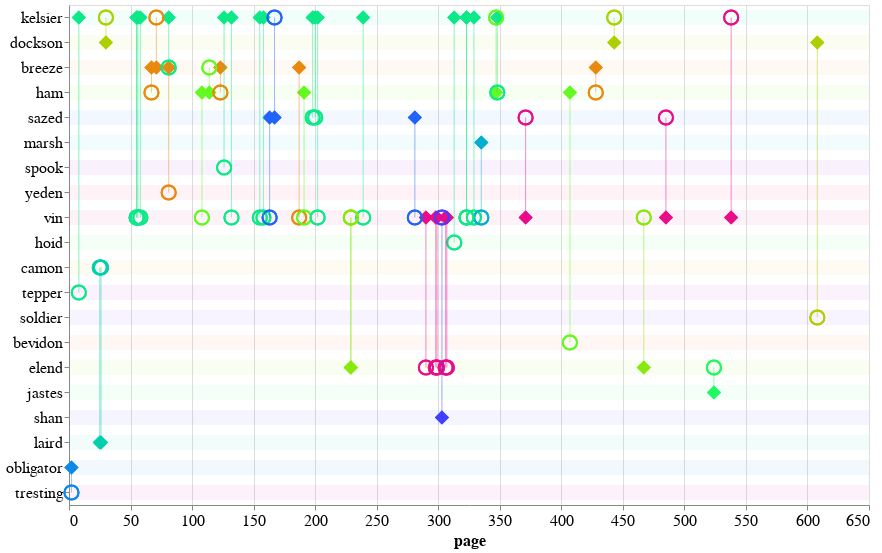

The notebook cell this image was saved under:
### Code cell
plot_eyebrow_connections(fe_plot_df,'fe_eyebrow_conn')

### Figure 1 — Vega-Lite specification as saved in the notebook (floating-point values rounded to 4 significant figures)
{"config": {"view": {"continuousWidth": 400, "continuousHeight": 300}, "axis": {"labelFontSize": 16, "titleFontSize": 16}}, "layer": [{"data": {"name": "data-6d748824eb30db531816a8c6a9f1899d"}, "mark": "rule", "encoding": {"color": {"type": "nominal", "field": "character_draw", "legend": null, "scale": {"scheme": "sinebow"}}, "opacity": {"value": 0.05}, "size": {"value": 15}, "y": {"type": "nominal", "field": "character_draw", "sort": null}}}, {"data": {"name": "data-8690e347e60e592150864926e8ffb6df"}, "mark": {"type": "point", "size": 200}, "encoding": {"color": {"type": "nominal", "field": "source", "legend": null, "scale": {"scheme": "sinebow"}}, "opacity": {"value": 0}, "tooltip": [{"type": "nominal", "field": "source"}, {"type": "nominal", "field": "target"}, {"type": "quantitative", "field": "page"}], "x": {"type": "quantitative", "field": "page"}, "y": {"type": "nominal", "axis": {"title": null}, "field": "character_draw", "sort": null}}}, {"data": {"name": "data-8690e347e60e592150864926e8ffb6df"}, "mark": {"type": "point", "filled": true, "shape": "diamond", "size": 200}, "encoding": {"color": {"type": "nominal", "field": "source", "legend": null, "scale": {"scheme": "sinebow"}}, "opacity": {"value": 1}, "tooltip": [{"type": "nominal", "field": "source"}, {"type": "nominal", "field": "target"}, {"type": "quantitative", "field": "page"}], "x": {"type": "quantitative", "field": "page"}, "y": {"type": "nominal", "field": "source", "sort": null}}}, {"data": {"name": "data-8690e347e60e592150864926e8ffb6df"}, "mark": {"type": "point", "size": 200}, "encoding": {"color": {"type": "nominal", "field": "source", "legend": null, "scale": {"scheme": "sinebow"}}, "opacity": {"value": 1}, "tooltip": [{"type": "nominal", "field": "source"}, {"type": "nominal", "field": "target"}, {"type": "quantitative", "field": "page"}], "x": {"type": "quantitative", "field": "page"}, "y": {"type": "nominal", "field": "target", "sort": null}}}, {"data": {"name": "data-8690e347e60e592150864926e8ffb6df"}, "mark": "rule", "encoding": {"color": {"type": "nominal", "field": "source", "legend": null, "scale": {"scheme": "sinebow"}}, "opacity": {"value": 0.25}, "tooltip": [{"type": "nominal", "field": "source"}, {"type": "nominal", "field": "target"}, {"type": "quantitative", "field": "page"}], "x": {"type": "quantitative", "field": "page"}, "y": {"type": "nominal", "field": "source", "sort": null}, "y2": {"field": "target"}}}], "height": 500, "width": 800, "$schema": "https://vega.github.io/schema/vega-lite/v4.0.2.json", "datasets": {"data-6d748824eb30db531816a8c6a9f1899d": [{"character_draw": "kelsier"}, {"character_draw": "dockson"}, {"character_draw": "breeze"}, {"character_draw": "ham"}, {"character_draw": "sazed"}, {"character_draw": "marsh"}, {"character_draw": "spook"}, {"character_draw": "yeden"}, {"character_draw": "vin"}, {"character_draw": "hoid"}, {"character_draw": "camon"}, {"character_draw": "tepper"}, {"character_draw": "soldier"}, {"character_draw": "bevidon"}, {"character_draw": "elend"}, {"character_draw": "jastes"}, {"character_draw": "shan"}, {"character_draw": "laird"}, {"character_draw": "obligator"}, {"character_draw": "tresting"}], "data-8690e347e60e592150864926e8ffb6df": [{"idx": 26, "eyebrow": "source", "character_draw": "kelsier", "page": 202, "source": "kelsier", "target": "vin", "book": 1, "char_order": "kelsier"}, {"idx": 17, "eyebrow": "source", "character_draw": "kelsier", "page": 132, "source": "kelsier", "target": "vin", "book": 1, "char_order": "kelsier"}, {"idx": 18, "eyebrow": "source", "character_draw": "kelsier", "page": 155, "source": "kelsier", "target": "vin", "book": 1, "char_order": "kelsier"}, {"idx": 19, "eyebrow": "source", "character_draw": "kelsier", "page": 158, "source": "kelsier", "target": "vin", "book": 1, "char_order": "kelsier"}, {"idx": 21, "eyebrow": "target", "character_draw": "kelsier", "page": 167, "source": "sazed", "target": "kelsier", "book": 1, "char_order": "kelsier"}, {"idx": 24, "eyebrow": "source", "character_draw": "kelsier", "page": 198, "source": "kelsier", "target": "sazed", "book": 1, "char_order": "kelsier"}, {"idx": 11, "eyebrow": "source", "character_draw": "kelsier", "page": 81, "source": "kelsier", "target": "breeze", "book": 1, "char_order": "kelsier"}, {"idx": 10, "eyebrow": "target", "character_draw": "kelsier", "page": 71, "source": "breeze", "target": "kelsier", "book": 1, "char_order": "kelsier"}, {"idx": 25, "eyebrow": "source", "character_draw": "kelsier", "page": 200, "source": "kelsier", "target": "sazed", "book": 1, "char_order": "kelsier"}, {"idx": 29, "eyebrow": "source", "character_draw": "kelsier", "page": 239, "source": "kelsier", "target": "vin", "book": 1, "char_order": "kelsier"}, {"idx": 47, "eyebrow": "target", "character_draw": "kelsier", "page": 443, "source": "dockson", "target": "kelsier", "book": 1, "char_order": "kelsier"}, {"idx": 8, "eyebrow": "source", "character_draw": "kelsier", "page": 58, "source": "kelsier", "target": "vin", "book": 1, "char_order": "kelsier"}, {"idx": 16, "eyebrow": "source", "character_draw": "kelsier", "page": 126, "source": "kelsier", "target": "spook", "book": 1, "char_order": "kelsier"}, {"idx": 7, "eyebrow": "source", "character_draw": "kelsier", "page": 56, "source": "kelsier", "target": "vin", "book": 1, "char_order": "kelsier"}, {"idx": 6, "eyebrow": "source", "character_draw": "kelsier", "page": 55, "source": "kelsier", "target": "vin", "book": 1, "char_order": "kelsier"}, {"idx": 37, "eyebrow": "source", "character_draw": "kelsier", "page": 313, "source": "kelsier", "target": "hoid", "book": 1, "char_order": "kelsier"}, {"idx": 5, "eyebrow": "source", "character_draw": "kelsier", "page": 55, "source": "kelsier", "target": "vin", "book": 1, "char_order": "kelsier"}, {"idx": 4, "eyebrow": "target", "character_draw": "kelsier", "page": 30, "source": "dockson", "target": "kelsier", "book": 1, "char_order": "kelsier"}, {"idx": 38, "eyebrow": "source", "character_draw": "kelsier", "page": 323, "source": "kelsier", "target": "vin", "book": 1, "char_order": "kelsier"}, {"idx": 39, "eyebrow": "source", "character_draw": "kelsier", "page": 323, "source": "kelsier", "target": "vin", "book": 1, "char_order": "kelsier"}, {"idx": 40, "eyebrow": "source", "character_draw": "kelsier", "page": 329, "source": "kelsier", "target": "vin", "book": 1, "char_order": "kelsier"}, {"idx": 42, "eyebrow": "target", "character_draw": "kelsier", "page": 347, "source": "ham", "target": "kelsier", "book": 1, "char_order": "kelsier"}, {"idx": 43, "eyebrow": "source", "character_draw": "kelsier", "page": 348, "source": "kelsier", "target": "ham", "book": 1, "char_order": "kelsier"}, {"idx": 1, "eyebrow": "source", "character_draw": "kelsier", "page": 8, "source": "kelsier", "target": "tepper", "book": 1, "char_order": "kelsier"}, {"idx": 51, "eyebrow": "target", "character_draw": "kelsier", "page": 538, "source": "vin", "target": "kelsier", "book": 1, "char_order": "kelsier"}, {"idx": 47, "eyebrow": "source", "character_draw": "dockson", "page": 443, "source": "dockson", "target": "kelsier", "book": 1, "char_order": "dockson"}, {"idx": 52, "eyebrow": "source", "character_draw": "dockson", "page": 608, "source": "dockson", "target": "soldier", "book": 1, "char_order": "dockson"}, {"idx": 4, "eyebrow": "source", "character_draw": "dockson", "page": 30, "source": "dockson", "target": "kelsier", "book": 1, "char_order": "dockson"}, {"idx": 46, "eyebrow": "source", "character_draw": "breeze", "page": 428, "source": "breeze", "target": "ham", "book": 1, "char_order": "breeze"}, {"idx": 15, "eyebrow": "source", "character_draw": "breeze", "page": 123, "source": "breeze", "target": "ham", "book": 1, "char_order": "breeze"}, {"idx": 22, "eyebrow": "source", "character_draw": "breeze", "page": 187, "source": "breeze", "target": "vin", "book": 1, "char_order": "breeze"}, {"idx": 11, "eyebrow": "target", "character_draw": "breeze", "page": 81, "source": "kelsier", "target": "breeze", "book": 1, "char_order": "breeze"}, {"idx": 14, "eyebrow": "target", "character_draw": "breeze", "page": 114, "source": "ham", "target": "breeze", "book": 1, "char_order": "breeze"}, {"idx": 9, "eyebrow": "source", "character_draw": "breeze", "page": 67, "source": "breeze", "target": "ham", "book": 1, "char_order": "breeze"}, {"idx": 10, "eyebrow": "source", "character_draw": "breeze", "page": 71, "source": "breeze", "target": "kelsier", "book": 1, "char_order": "breeze"}, {"idx": 12, "eyebrow": "source", "character_draw": "breeze", "page": 81, "source": "breeze", "target": "yeden", "book": 1, "char_order": "breeze"}, {"idx": 45, "eyebrow": "source", "character_draw": "ham", "page": 407, "source": "ham", "target": "bevidon", "book": 1, "char_order": "ham"}, {"idx": 9, "eyebrow": "target", "character_draw": "ham", "page": 67, "source": "breeze", "target": "ham", "book": 1, "char_order": "ham"}, {"idx": 46, "eyebrow": "target", "character_draw": "ham", "page": 428, "source": "breeze", "target": "ham", "book": 1, "char_order": "ham"}, {"idx": 23, "eyebrow": "source", "character_draw": "ham", "page": 191, "source": "ham", "target": "vin", "book": 1, "char_order": "ham"}, {"idx": 43, "eyebrow": "target", "character_draw": "ham", "page": 348, "source": "kelsier", "target": "ham", "book": 1, "char_order": "ham"}, {"idx": 15, "eyebrow": "target", "character_draw": "ham", "page": 123, "source": "breeze", "target": "ham", "book": 1, "char_order": "ham"}, {"idx": 13, "eyebrow": "source", "character_draw": "ham", "page": 108, "source": "ham", "target": "vin", "book": 1, "char_order": "ham"}, {"idx": 42, "eyebrow": "source", "character_draw": "ham", "page": 347, "source": "ham", "target": "kelsier", "book": 1, "char_order": "ham"}, {"idx": 14, "eyebrow": "source", "character_draw": "ham", "page": 114, "source": "ham", "target": "breeze", "book": 1, "char_order": "ham"}, {"idx": 21, "eyebrow": "source", "character_draw": "sazed", "page": 167, "source": "sazed", "target": "kelsier", "book": 1, "char_order": "sazed"}, {"idx": 20, "eyebrow": "source", "character_draw": "sazed", "page": 163, "source": "sazed", "target": "vin", "book": 1, "char_order": "sazed"}, {"idx": 49, "eyebrow": "target", "character_draw": "sazed", "page": 485, "source": "vin", "target": "sazed", "book": 1, "char_order": "sazed"}, {"idx": 24, "eyebrow": "target", "character_draw": "sazed", "page": 198, "source": "kelsier", "target": "sazed", "book": 1, "char_order": "sazed"}, {"idx": 25, "eyebrow": "target", "character_draw": "sazed", "page": 200, "source": "kelsier", "target": "sazed", "book": 1, "char_order": "sazed"}, {"idx": 30, "eyebrow": "source", "character_draw": "sazed", "page": 281, "source": "sazed", "target": "vin", "book": 1, "char_order": "sazed"}, {"idx": 44, "eyebrow": "target", "character_draw": "sazed", "page": 371, "source": "vin", "target": "sazed", "book": 1, "char_order": "sazed"}, {"idx": 41, "eyebrow": "source", "character_draw": "marsh", "page": 335, "source": "marsh", "target": "vin", "book": 1, "char_order": "marsh"}, {"idx": 16, "eyebrow": "target", "character_draw": "spook", "page": 126, "source": "kelsier", "target": "spook", "book": 1, "char_order": "spook"}, {"idx": 12, "eyebrow": "target", "character_draw": "yeden", "page": 81, "source": "breeze", "target": "yeden", "book": 1, "char_order": "yeden"}, {"idx": 6, "eyebrow": "target", "character_draw": "vin", "page": 55, "source": "kelsier", "target": "vin", "book": 1, "char_order": "vin"}, {"idx": 34, "eyebrow": "target", "character_draw": "vin", "page": 303, "source": "shan", "target": "vin", "book": 1, "char_order": "vin"}, {"idx": 35, "eyebrow": "source", "character_draw": "vin", "page": 306, "source": "vin", "target": "elend", "book": 1, "char_order": "vin"}, {"idx": 38, "eyebrow": "target", "character_draw": "vin", "page": 323, "source": "kelsier", "target": "vin", "book": 1, "char_order": "vin"}, {"idx": 36, "eyebrow": "source", "character_draw": "vin", "page": 307, "source": "vin", "target": "elend", "book": 1, "char_order": "vin"}, {"idx": 5, "eyebrow": "target", "character_draw": "vin", "page": 55, "source": "kelsier", "target": "vin", "book": 1, "char_order": "vin"}, {"idx": 40, "eyebrow": "target", "character_draw": "vin", "page": 329, "source": "kelsier", "target": "vin", "book": 1, "char_order": "vin"}, {"idx": 41, "eyebrow": "target", "character_draw": "vin", "page": 335, "source": "marsh", "target": "vin", "book": 1, "char_order": "vin"}, {"idx": 39, "eyebrow": "target", "character_draw": "vin", "page": 323, "source": "kelsier", "target": "vin", "book": 1, "char_order": "vin"}, {"idx": 51, "eyebrow": "source", "character_draw": "vin", "page": 538, "source": "vin", "target": "kelsier", "book": 1, "char_order": "vin"}, {"idx": 33, "eyebrow": "source", "character_draw": "vin", "page": 299, "source": "vin", "target": "elend", "book": 1, "char_order": "vin"}, {"idx": 29, "eyebrow": "target", "character_draw": "vin", "page": 239, "source": "kelsier", "target": "vin", "book": 1, "char_order": "vin"}, {"idx": 32, "eyebrow": "source", "character_draw": "vin", "page": 298, "source": "vin", "target": "elend", "book": 1, "char_order": "vin"}, {"idx": 13, "eyebrow": "target", "character_draw": "vin", "page": 108, "source": "ham", "target": "vin", "book": 1, "char_order": "vin"}, {"idx": 17, "eyebrow": "target", "character_draw": "vin", "page": 132, "source": "kelsier", "target": "vin", "book": 1, "char_order": "vin"}, {"idx": 18, "eyebrow": "target", "character_draw": "vin", "page": 155, "source": "kelsier", "target": "vin", "book": 1, "char_order": "vin"}, {"idx": 19, "eyebrow": "target", "character_draw": "vin", "page": 158, "source": "kelsier", "target": "vin", "book": 1, "char_order": "vin"}, {"idx": 20, "eyebrow": "target", "character_draw": "vin", "page": 163, "source": "sazed", "target": "vin", "book": 1, "char_order": "vin"}, {"idx": 22, "eyebrow": "target", "character_draw": "vin", "page": 187, "source": "breeze", "target": "vin", "book": 1, "char_order": "vin"}, {"idx": 23, "eyebrow": "target", "character_draw": "vin", "page": 191, "source": "ham", "target": "vin", "book": 1, "char_order": "vin"}, {"idx": 7, "eyebrow": "target", "character_draw": "vin", "page": 56, "source": "kelsier", "target": "vin", "book": 1, "char_order": "vin"}, {"idx": 26, "eyebrow": "target", "character_draw": "vin", "page": 202, "source": "kelsier", "target": "vin", "book": 1, "char_order": "vin"}, {"idx": 49, "eyebrow": "source", "character_draw": "vin", "page": 485, "source": "vin", "target": "sazed", "book": 1, "char_order": "vin"}, {"idx": 27, "eyebrow": "target", "character_draw": "vin", "page": 229, "source": "elend", "target": "vin", "book": 1, "char_order": "vin"}, {"idx": 48, "eyebrow": "target", "character_draw": "vin", "page": 467, "source": "elend", "target": "vin", "book": 1, "char_order": "vin"}, {"idx": 28, "eyebrow": "target", "character_draw": "vin", "page": 229, "source": "elend", "target": "vin", "book": 1, "char_order": "vin"}, {"idx": 30, "eyebrow": "target", "character_draw": "vin", "page": 281, "source": "sazed", "target": "vin", "book": 1, "char_order": "vin"}, {"idx": 31, "eyebrow": "source", "character_draw": "vin", "page": 290, "source": "vin", "target": "elend", "book": 1, "char_order": "vin"}, {"idx": 8, "eyebrow": "target", "character_draw": "vin", "page": 58, "source": "kelsier", "target": "vin", "book": 1, "char_order": "vin"}, {"idx": 44, "eyebrow": "source", "character_draw": "vin", "page": 371, "source": "vin", "target": "sazed", "book": 1, "char_order": "vin"}, {"idx": 37, "eyebrow": "target", "character_draw": "hoid", "page": 313, "source": "kelsier", "target": "hoid", "book": 1, "char_order": "hoid"}, {"idx": 2, "eyebrow": "target", "character_draw": "camon", "page": 25, "source": "laird", "target": "camon", "book": 1, "char_order": "camon"}, {"idx": 3, "eyebrow": "target", "character_draw": "camon", "page": 26, "source": "laird", "target": "camon", "book": 1, "char_order": "camon"}, {"idx": 1, "eyebrow": "target", "character_draw": "tepper", "page": 8, "source": "kelsier", "target": "tepper", "book": 1, "char_order": "tepper"}, {"idx": 52, "eyebrow": "target", "character_draw": "soldier", "page": 608, "source": "dockson", "target": "soldier", "book": 1, "char_order": "soldier"}, {"idx": 45, "eyebrow": "target", "character_draw": "bevidon", "page": 407, "source": "ham", "target": "bevidon", "book": 1, "char_order": "bevidon"}, {"idx": 35, "eyebrow": "target", "character_draw": "elend", "page": 306, "source": "vin", "target": "elend", "book": 1, "char_order": "elend"}, {"idx": 33, "eyebrow": "target", "character_draw": "elend", "page": 299, "source": "vin", "target": "elend", "book": 1, "char_order": "elend"}, {"idx": 32, "eyebrow": "target", "character_draw": "elend", "page": 298, "source": "vin", "target": "elend", "book": 1, "char_order": "elend"}, {"idx": 31, "eyebrow": "target", "character_draw": "elend", "page": 290, "source": "vin", "target": "elend", "book": 1, "char_order": "elend"}, {"idx": 48, "eyebrow": "source", "character_draw": "elend", "page": 467, "source": "elend", "target": "vin", "book": 1, "char_order": "elend"}, {"idx": 28, "eyebrow": "source", "character_draw": "elend", "page": 229, "source": "elend", "target": "vin", "book": 1, "char_order": "elend"}, {"idx": 27, "eyebrow": "source", "character_draw": "elend", "page": 229, "source": "elend", "target": "vin", "book": 1, "char_order": "elend"}, {"idx": 50, "eyebrow": "target", "character_draw": "elend", "page": 524, "source": "jastes", "target": "elend", "book": 1, "char_order": "elend"}, {"idx": 36, "eyebrow": "target", "character_draw": "elend", "page": 307, "source": "vin", "target": "elend", "book": 1, "char_order": "elend"}, {"idx": 50, "eyebrow": "source", "character_draw": "jastes", "page": 524, "source": "jastes", "target": "elend", "book": 1, "char_order": "jastes"}, {"idx": 34, "eyebrow": "source", "character_draw": "shan", "page": 303, "source": "shan", "target": "vin", "book": 1, "char_order": "shan"}, {"idx": 3, "eyebrow": "source", "character_draw": "laird", "page": 26, "source": "laird", "target": "camon", "book": 1, "char_order": "laird"}, {"idx": 2, "eyebrow": "source", "character_draw": "laird", "page": 25, "source": "laird", "target": "camon", "book": 1, "char_order": "laird"}, {"idx": 0, "eyebrow": "source", "character_draw": "obligator", "page": 2, "source": "obligator", "target": "tresting", "book": 1, "char_order": "obligator"}, {"idx": 0, "eyebrow": "target", "character_draw": "tresting", "page": 2, "source": "obligator", "target": "tresting", "book": 1, "char_order": "tresting"}]}}
